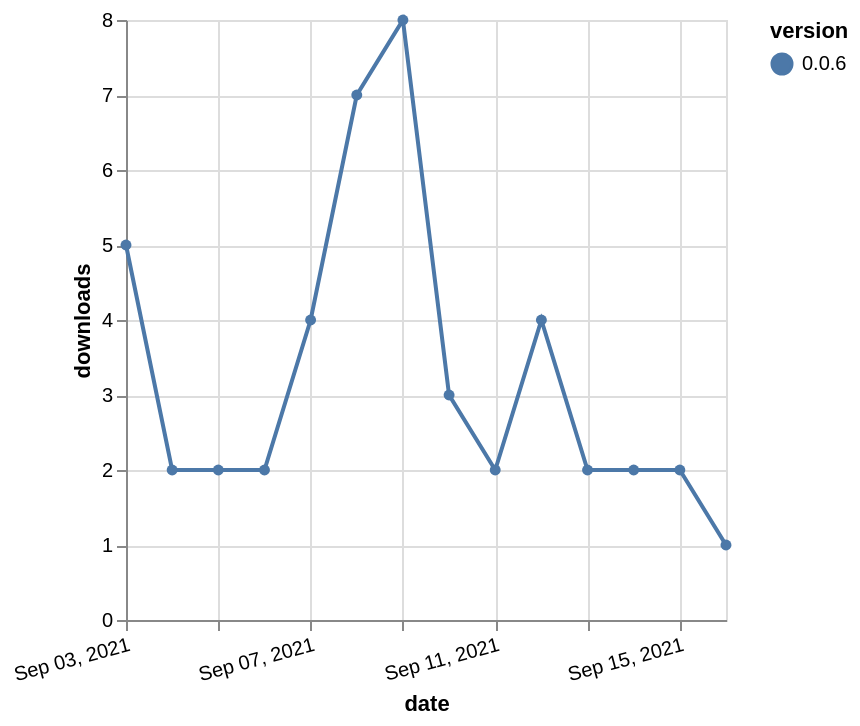

Write the Vega-Lite specification saved for this chart.
### Vega-Lite specification from a JSON file in a GitHub repository (floating-point values rounded to 4 significant figures)
{"$schema": "https://vega.github.io/schema/vega-lite/v5.json", "description": "A simple bar chart with embedded data.", "data": {"values": [{"date": "2021-09-03", "total": 2673, "delta": 5, "version": "0.0.6"}, {"date": "2021-09-04", "total": 2675, "delta": 2, "version": "0.0.6"}, {"date": "2021-09-05", "total": 2677, "delta": 2, "version": "0.0.6"}, {"date": "2021-09-06", "total": 2679, "delta": 2, "version": "0.0.6"}, {"date": "2021-09-07", "total": 2683, "delta": 4, "version": "0.0.6"}, {"date": "2021-09-08", "total": 2690, "delta": 7, "version": "0.0.6"}, {"date": "2021-09-09", "total": 2698, "delta": 8, "version": "0.0.6"}, {"date": "2021-09-10", "total": 2701, "delta": 3, "version": "0.0.6"}, {"date": "2021-09-11", "total": 2703, "delta": 2, "version": "0.0.6"}, {"date": "2021-09-12", "total": 2707, "delta": 4, "version": "0.0.6"}, {"date": "2021-09-13", "total": 2709, "delta": 2, "version": "0.0.6"}, {"date": "2021-09-14", "total": 2711, "delta": 2, "version": "0.0.6"}, {"date": "2021-09-15", "total": 2713, "delta": 2, "version": "0.0.6"}, {"date": "2021-09-16", "total": 2714, "delta": 1, "version": "0.0.6"}]}, "width": "container", "mark": {"type": "line", "point": {"filled": true}}, "encoding": {"x": {"field": "date", "type": "temporal", "timeUnit": "yearmonthdate", "title": "date", "axis": {"labelAngle": -15}}, "y": {"field": "delta", "type": "quantitative", "title": "downloads"}, "color": {"field": "version", "type": "nominal"}, "tooltip": {"field": "delta"}}}
